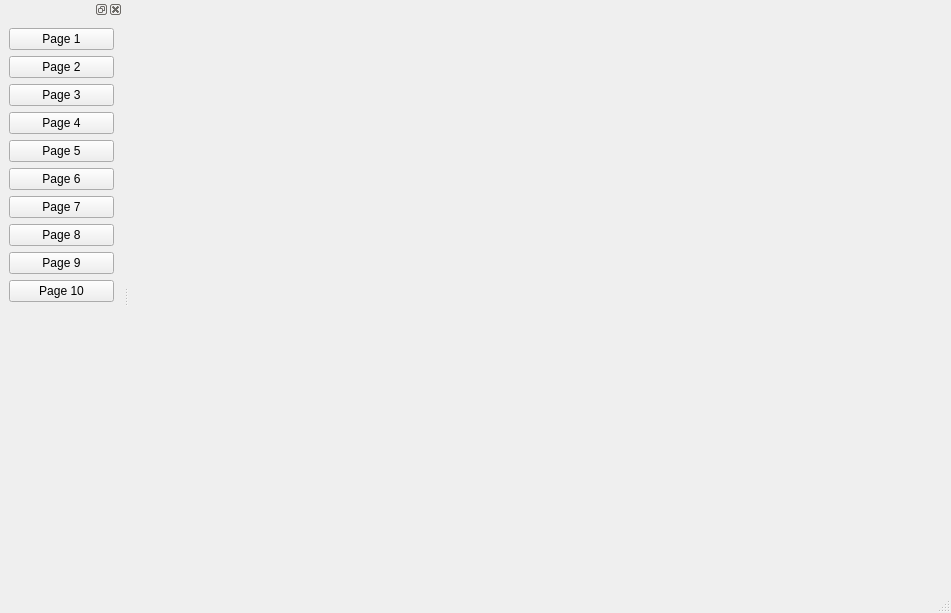
<?xml version="1.0" encoding="UTF-8"?>
<ui version="4.0">
 <class>MainWindow</class>
 <widget class="QMainWindow" name="MainWindow">
  <property name="geometry">
   <rect>
    <x>0</x>
    <y>0</y>
    <width>951</width>
    <height>613</height>
   </rect>
  </property>
  <property name="windowTitle">
   <string>MainWindow</string>
  </property>
  <widget class="QWidget" name="centralwidget">
   <layout class="QGridLayout" name="gridLayout">
    <item row="0" column="0">
     <widget class="QStackedWidget" name="stackedWidget">
      <property name="currentIndex">
       <number>0</number>
      </property>
      <widget class="QWidget" name="page">
       <layout class="QVBoxLayout" name="verticalLayout"/>
      </widget>
      <widget class="QWidget" name="page_2"/>
     </widget>
    </item>
   </layout>
  </widget>
  <widget class="QMenuBar" name="menubar">
   <property name="geometry">
    <rect>
     <x>0</x>
     <y>0</y>
     <width>951</width>
     <height>21</height>
    </rect>
   </property>
  </widget>
  <widget class="QStatusBar" name="statusbar"/>
  <widget class="QDockWidget" name="dockWidget_2">
   <property name="minimumSize">
    <size>
     <width>123</width>
     <height>562</height>
    </size>
   </property>
   <attribute name="dockWidgetArea">
    <number>1</number>
   </attribute>
   <widget class="QWidget" name="dockWidget_4">
    <layout class="QVBoxLayout" name="verticalLayout_2">
     <item>
      <widget class="QPushButton" name="pushButton">
       <property name="text">
        <string>Page 1</string>
       </property>
      </widget>
     </item>
     <item>
      <widget class="QPushButton" name="pushButton_2">
       <property name="text">
        <string>Page 2</string>
       </property>
      </widget>
     </item>
     <item>
      <widget class="QPushButton" name="pushButton_3">
       <property name="text">
        <string>Page 3</string>
       </property>
      </widget>
     </item>
     <item>
      <widget class="QPushButton" name="pushButton_4">
       <property name="text">
        <string>Page 4</string>
       </property>
      </widget>
     </item>
     <item>
      <widget class="QPushButton" name="pushButton_5">
       <property name="text">
        <string>Page 5</string>
       </property>
      </widget>
     </item>
     <item>
      <widget class="QPushButton" name="pushButton_6">
       <property name="text">
        <string>Page 6</string>
       </property>
      </widget>
     </item>
     <item>
      <widget class="QPushButton" name="pushButton_7">
       <property name="text">
        <string>Page 7</string>
       </property>
      </widget>
     </item>
     <item>
      <widget class="QPushButton" name="pushButton_8">
       <property name="text">
        <string>Page 8</string>
       </property>
      </widget>
     </item>
     <item>
      <widget class="QPushButton" name="pushButton_9">
       <property name="text">
        <string>Page 9</string>
       </property>
      </widget>
     </item>
     <item>
      <widget class="QPushButton" name="pushButton_10">
       <property name="text">
        <string>Page 10</string>
       </property>
      </widget>
     </item>
     <item>
      <spacer name="verticalSpacer">
       <property name="orientation">
        <enum>Qt::Vertical</enum>
       </property>
       <property name="sizeHint" stdset="0">
        <size>
         <width>20</width>
         <height>40</height>
        </size>
       </property>
      </spacer>
     </item>
    </layout>
   </widget>
  </widget>
 </widget>
 <resources/>
 <connections/>
</ui>
